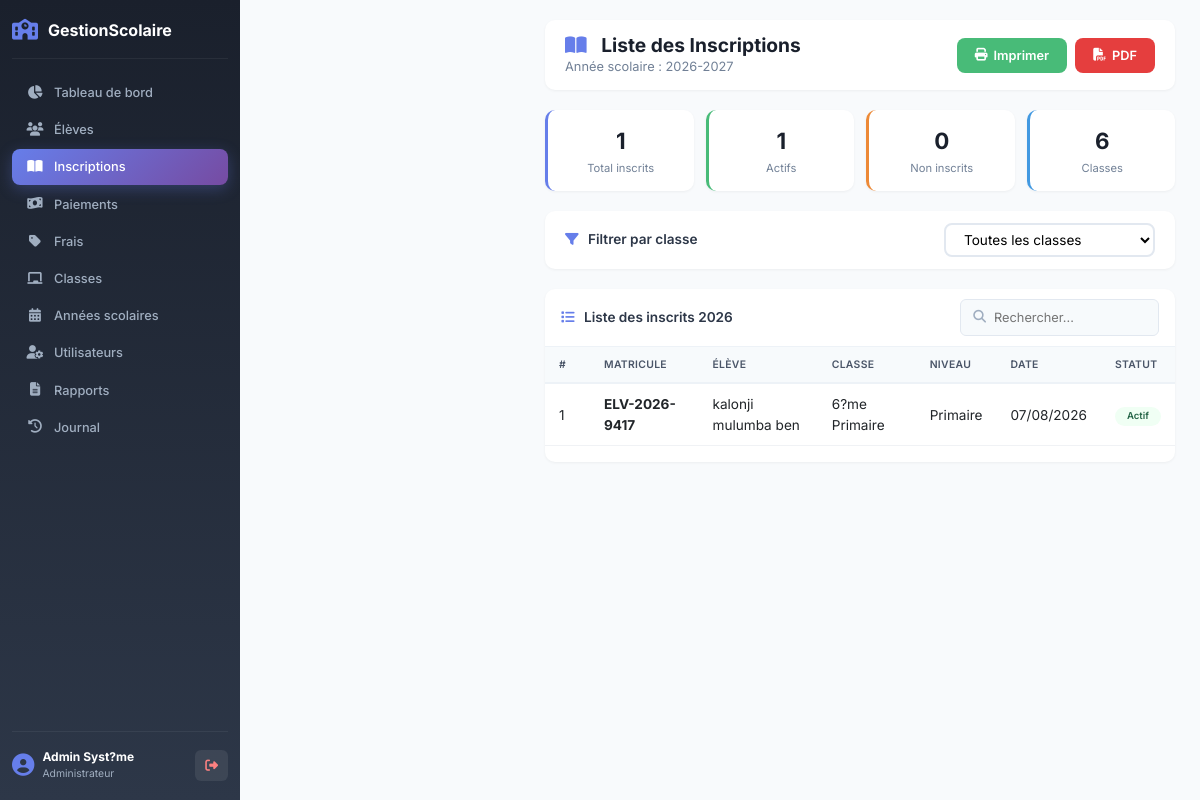
Page /admin/inscriptions/index.php (signed in) on the committed database.
### tables this page shows
CREATE TABLE `annees_scolaires` (
  `idAnnee` int(11) NOT NULL,
  `libelle` varchar(20) NOT NULL,
  `annee` varchar(20) DEFAULT NULL,
  `active` tinyint(1) DEFAULT 1
);

CREATE TABLE `inscriptions` (
  `idInscription` int(11) NOT NULL,
  `idEleve` int(11) NOT NULL,
  `idClasse` int(11) NOT NULL,
  `idAnnee` int(11) NOT NULL,
  `dateInscription` date NOT NULL,
  `statut` enum('Actif','Termin?') DEFAULT 'Actif'
);

CREATE TABLE `eleves` (
  `idEleve` int(11) NOT NULL,
  `matricule` varchar(30) NOT NULL,
  `nom` varchar(100) NOT NULL,
  `postNom` varchar(100) DEFAULT NULL,
  `prenom` varchar(100) DEFAULT NULL,
  `lieuNaissance` varchar(100) DEFAULT NULL,
  `sexe` enum('M','F') DEFAULT NULL,
  `dateNaissance` date DEFAULT NULL,
  `adresse` varchar(255) DEFAULT NULL,
  `telephone` varchar(20) DEFAULT NULL,
  `nomPere` varchar(100) DEFAULT NULL,
  `nomMere` varchar(100) DEFAULT NULL,
  `motDePasse` varchar(255) DEFAULT NULL,
  `idUtilisateur` int(11) DEFAULT NULL
);

CREATE TABLE `classes` (
  `idClasse` int(11) NOT NULL,
  `nomClasse` varchar(50) NOT NULL,
  `idNiveau` int(11) NOT NULL
);

CREATE TABLE `niveaux` (
  `idNiveau` int(11) NOT NULL,
  `nomNiveau` varchar(50) NOT NULL,
  `description` text DEFAULT NULL
);

### gestion_paiements/config/database.php (called while the page is built, shortened)
<?php
class Database {
    private static $instance = null;
    private $conn;
    private function __construct() {
        try {
            $this->conn = new PDO(
                "mysql:host=" . DB_HOST . ";dbname=" . DB_NAME . ";charset=utf8",
                DB_USER,
                DB_PASS
            );
            $this->conn->setAttribute(PDO::ATTR_ERRMODE, PDO::ERRMODE_EXCEPTION);
            $this->conn->setAttribute(PDO::ATTR_DEFAULT_FETCH_MODE, PDO::FETCH_ASSOC);
        } catch(PDOException $e) {
            die("Erreur de connexion: " . $e->getMessage());
        }
    }
    public static function getInstance() {
        if (self::$instance === null) {
            self::$instance = new self();
        }
        return self::$instance;
    }
    public function getConnection() {
        return $this->conn;
    }
}
function db() {
    return Database::getInstance()->getConnection();
}
?>

### models/Classe.php (called while the page is built, shortened)
<?php
require_once __DIR__ . '/../config/database.php';
class ClasseModel {
    private $conn;
    public function __construct() {
        $this->conn = db();
    }
    public function getAll() {
        $query = "SELECT c.*, n.nomNiveau
                  FROM classes c
                  JOIN niveaux n ON c.idNiveau = n.idNiveau
                  ORDER BY n.nomNiveau, c.nomClasse";
        $stmt = $this->conn->prepare($query);
        $stmt->execute();
        return $stmt->fetchAll();
    }
}
?>

### admin/inscriptions/index.php (the view, shortened to what this page needs)
<?php
require_once __DIR__ . '/../../config/database.php';
require_once __DIR__ . '/../../models/Classe.php';
$db = db();
$classeModel = new ClasseModel();
$classes = $classeModel->getAll();
$filtreClasse = isset($_GET['classe']) ? intval($_GET['classe']) : 0;
if ($filtreClasse > 0) {
    $stmt = $db->prepare("
        SELECT i.*, e.matricule, e.nom, e.postNom, e.prenom,
               c.nomClasse, n.nomNiveau
        FROM inscriptions i
        JOIN eleves e ON i.idEleve = e.idEleve
        JOIN classes c ON i.idClasse = c.idClasse
        JOIN niveaux n ON c.idNiveau = n.idNiveau
        WHERE i.idAnnee = (SELECT idAnnee FROM annees_scolaires WHERE active = 1)
        AND i.idClasse = :idClasse
        ORDER BY e.nom ASC
    ");
    $stmt->execute(['idClasse' => $filtreClasse]);
} else {
    $stmt = $db->query("
        SELECT i.*, e.matricule, e.nom, e.postNom, e.prenom,
               c.nomClasse, n.nomNiveau
        FROM inscriptions i
        JOIN eleves e ON i.idEleve = e.idEleve
        JOIN classes c ON i.idClasse = c.idClasse
        JOIN niveaux n ON c.idNiveau = n.idNiveau
        WHERE i.idAnnee = (SELECT idAnnee FROM annees_scolaires WHERE active = 1)
        ORDER BY e.nom ASC
    ");
}
$inscriptions = $stmt->fetchAll();
$stmt = $db->query("
    SELECT e.* FROM eleves e
    WHERE e.idEleve NOT IN (
        SELECT idEleve FROM inscriptions
        WHERE idAnnee = (SELECT idAnnee FROM annees_scolaires WHERE active = 1)
    )
    ORDER BY e.nom ASC
");
$elevesNonInscrits = $stmt->fetchAll();
$stmt = $db->query("SELECT * FROM annees_scolaires WHERE active = 1");
$anneeActuelle = $stmt->fetch();
include __DIR__ . '/../../includes/header.php';
?>
<div class="d-flex">
    <div class="sidebar-admin" id="sidebarAdmin">
        <div class="sidebar-logo">
            <i class="fas fa-school"></i>
            <span>GestionScolaire</span>
        </div>
        <ul class="sidebar-menu">
            <li><a href="/admin/dashboard.php"><i class="fas fa-chart-pie"></i> Tableau de bord</a></li>
            <li><a href="/admin/eleves/index.php"><i class="fas fa-users"></i> Élèves</a></li>
            <li><a href="/admin/inscriptions/index.php" class="active"><i class="fas fa-book-open"></i> Inscriptions</a></li>
            <li><a href="/admin/paiements/index.php"><i class="fas fa-money-bill-wave"></i> Paiements</a></li>
            <li><a href="/admin/frais/index.php"><i class="fas fa-tag"></i> Frais</a></li>
            <li><a href="/admin/classes/index.php"><i class="fas fa-chalkboard"></i> Classes</a></li>
            <li><a href="/admin/annees/index.php"><i class="fas fa-calendar-alt"></i> Années scolaires</a></li>
            <li><a href="/admin/utilisateurs/index.php"><i class="fas fa-user-cog"></i> Utilisateurs</a></li>
            <li><a href="/admin/rapports/index.php"><i class="fas fa-file-alt"></i> Rapports</a></li>
            <li><a href="/admin/journal/index.php"><i class="fas fa-history"></i> Journal</a></li>
        </ul>
        <div class="sidebar-footer">
            <div class="user-info">
                <i class="fas fa-user-circle"></i>
                <div>
                    <strong><?php echo $_SESSION['nom'] . ' ' . $_SESSION['prenom']; ?></strong>
                    <span><?php echo $_SESSION['role']; ?></span>
                </div>
            </div>
            <a href="/admin/logout.php" class="btn-logout" title="Déconnexion">
                <i class="fas fa-sign-out-alt"></i>
            </a>
        </div>
    </div>
    <div class="main-content" id="printArea">
        <div class="header-bar">
            <div>
                <h2><i class="fas fa-book-open"></i> Liste des Inscriptions</h2>
                <small>Année scolaire : <?php echo $anneeActuelle ? htmlspecialchars($anneeActuelle['libelle']) : 'Non définie'; ?></small>
            </div>
       <div class="btn-group-actions no-print">
    <button onclick="window.print()" class="btn-print">
        <i class="fas fa-print"></i> Imprimer
    </button>
    <a href="generer_pdf.php?classe=<?php echo $filtreClasse; ?>&annee=<?php echo $anneeActuelle ? $anneeActuelle['idAnnee'] : 0; ?>"
       class="btn-pdf" target="_blank">
        <i class="fas fa-file-pdf"></i> PDF
    </a>
</div>
        </div>
        <div class="stats-grid">
            <div class="stat-card">
                <div class="number"><?php echo count($inscriptions); ?></div>
                <div class="label">Total inscrits</div>
            </div>
            <div class="stat-card green">
                <div class="number"><?php echo count(array_filter($inscriptions, function($i) { return $i['statut'] === 'Actif'; })); ?></div>
                <div class="label">Actifs</div>
            </div>
            <div class="stat-card orange">
                <div class="number"><?php echo count($elevesNonInscrits); ?></div>
                <div class="label">Non inscrits</div>
            </div>
            <div class="stat-card blue">
                <div class="number"><?php echo count($classes); ?></div>
                <div class="label">Classes</div>
            </div>
        </div>
        <div class="filter-bar no-print">
            <div class="filter-label">
                <i class="fas fa-filter"></i> Filtrer par classe
            </div>
            <div>
                <form method="GET" action="" style="display:flex; gap:10px; flex-wrap:wrap; align-items:center;">
                    <select name="classe" onchange="this.form.submit()">
                        <option value="0">Toutes les classes</option>
                    </select>
                </form>
            </div>
        </div>
        <div class="table-box">
            <div class="table-header">
                <span class="title"><i class="fas fa-list"></i> Liste des inscrits <?php echo date('Y'); ?></span>
                <div class="search-box no-print">
                    <i class="fas fa-search"></i>
                    <input type="text" id="searchInput" placeholder="Rechercher...">
                </div>
            </div>
            <div class="table-scroll">
                <table class="table" id="inscriptionsTable">
                    <thead>
                        <tr>
                            <th style="width:45px;">#</th>
                            <th>Matricule</th>
                            <th>Élève</th>
                            <th>Classe</th>
                            <th>Niveau</th>
                            <th>Date</th>
                            <th>Statut</th>
                        </tr>
                    </thead>
                    <tbody>
                        <?php if (empty($inscriptions)): ?>
                            <tr>
                                <td colspan="7">
                                    <div class="empty-state">
                                        <i class="fas fa-book-open"></i>
                                        <h5>Aucune inscription</h5>
                                        <p>
                                            <?php if ($filtreClasse > 0): ?>
                                                Aucun élève inscrit dans cette classe.
                                            <?php else: ?>
                                                Aucun élève n'est inscrit pour l'année en cours.
                                            <?php endif; ?>
                                        </p>
                                    </div>
                                </td>
                            </tr>
                        <?php else: ?>
                            <?php foreach ($inscriptions as $i => $ins): ?>
                                <tr>
                                    <td><?php echo $i + 1; ?></td>
                                    <td><strong><?php echo htmlspecialchars($ins['matricule']); ?></strong></td>
                                    <td>
                                        <?php echo htmlspecialchars($ins['nom'] . ' ' . ($ins['postNom'] ?? '') . ' ' . $ins['prenom']); ?>
                                    </td>
                                    <td><?php echo htmlspecialchars($ins['nomClasse']); ?></td>
                                    <td><?php echo htmlspecialchars($ins['nomNiveau']); ?></td>
                                    <td><?php echo date('d/m/Y', strtotime($ins['dateInscription'])); ?></td>
                                    <td>
                                        <span class="badge-statut <?php echo strtolower($ins['statut']); ?>">
                                            <?php echo $ins['statut']; ?>
                                        </span>
                                    </td>
                                </tr>
                            <?php endforeach; ?>
                        <?php endif; ?>
                    </tbody>
                </table>
            </div>
        </div>
        <?php include __DIR__ . '/../../includes/footer.php'; ?>
</body>
</html>

### assets/css/style.css (style rules this page uses)
* { margin: 0; padding: 0; box-sizing: border-box; }
body { font-family: 'Inter', -apple-system, BlinkMacSystemFont, sans-serif; background: #f8fafc; overflow-x: hidden; }
.main-content { margin-left: 280px; min-height: 100vh; padding: 20px 30px; }
.stat-card { border-radius: 16px; transition: all 0.3s ease; }

### rows in the picture
annees_scolaires: libelle "2026-2027"
inscriptions: statut "1", idEleve.matricule "ELV-2026-9417", idEleve.prenom "kalonji mulumba ben", idClasse.nomClasse "6?me Primaire", niveaux.nomNiveau "Primaire", dateInscription "07/08/2026", statut "Actif"

### other values in the picture
$_SESSION['nom'] "Admin"
$_SESSION['prenom'] "Syst?me"
$_SESSION['role'] "Administrateur"
count($inscriptions) "1"
count($elevesNonInscrits) "0"
count($classes) "6"
